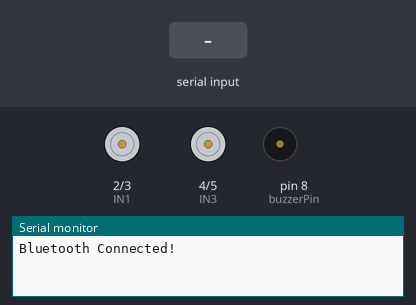
Simulated run of this sketch. Board: Arduino Uno, built with avr-gcc and run on an emulated ATmega328P. On the bench: motor-driver pin pairs drawn as motors (green arrow = first pin HIGH = forward, orange = second pin HIGH = backward, longer = more drive, scaled by the enable pin), buzzer (waves = sounding), the last lines printed to the serial monitor. Inputs (shaded band) come from the test bench.

Above: at 1.2 s.
1.3 s: "k" received over the second serial link
At 1.7 s:
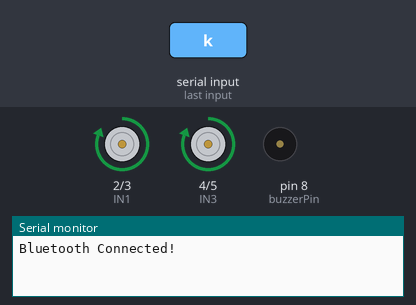
At 2.4 s:
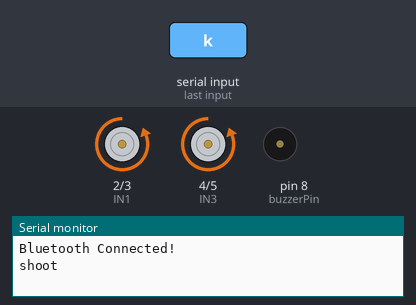
3.3 s: "a" received over the second serial link
At 3.9 s:
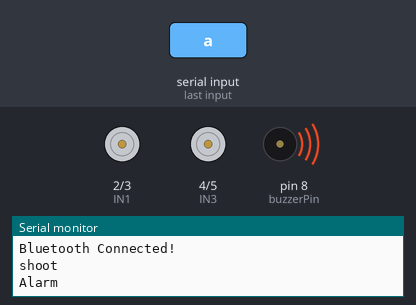
5.6 s: "u90\n" received over the second serial link
7.1 s: "d90\n" received over the second serial link
8.6 s: "l90\n" received over the second serial link
10.1 s: "r90\n" received over the second serial link
Timing chart, 0 to 12.6 s (numbered marks = the images above; inputs shaded):
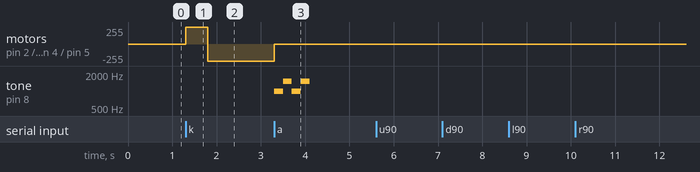

The sketch:

sketch_nov28a.ino
```cpp
#include <SoftwareSerial.h>

// تعيين المداخل التي سيتم استخدامها للاتصال بالبلوتوث
SoftwareSerial BluetoothSerial(0, 1); // RX, TX

// تعريف مداخل H-Bridge
const int IN1 = 2; // اتجاه المحرك 1
const int IN2 = 3;
const int ENA = 9; // سرعة المحرك 1 (PWM)

const int IN3 = 4; // اتجاه المحرك 2
const int IN4 = 5;
const int ENB = 10; // سرعة المحرك 2 (PWM)

const int buzzerPin = 8;  // توصيل البازر إلى الدبوس 8

// متغيرات لتخزين البيانات
int speed = 0;       // السرعة
char direction = 's'; // الاتجاه (افتراضيًا: توقف)

void setup() {
  // إعداد المداخل كمخرجات
  pinMode(IN1, OUTPUT);
  pinMode(IN2, OUTPUT);
  pinMode(ENA, OUTPUT);

  pinMode(IN3, OUTPUT);
  pinMode(IN4, OUTPUT);
  pinMode(ENB, OUTPUT);

  pinMode(buzzerPin, OUTPUT);  // تحديد البازر كمخرج

  // بدء الاتصال التسلسلي
  Serial.begin(9600);          // الاتصال مع Serial Monitor
  BluetoothSerial.begin(9600); // الاتصال مع البلوتوث
  Serial.println("Bluetooth Connected!");
}

void loop() {
  // إذا كانت هناك بيانات واردة من البلوتوث
  if (BluetoothSerial.available()) {
    // قراءة البيانات المرسلة من البلوتوث
    char incomingByte = BluetoothSerial.read();

    // إذا كانت البيانات رقمًا (0 إلى 5 للسرعة)
    if (incomingByte >= '1' && incomingByte <= '8') {
      speed = (incomingByte - '0') * 10; // تحويل السرعة إلى نطاق 0-100
      Serial.print("Speed: ");
      Serial.println(speed);
    } else { // إذا كانت البيانات حرفًا للاتجاه
      direction = incomingByte;

      // تنفيذ العمليات بناءً على الاتجاه
      controlMotors(direction, speed);

      // طباعة الاتجاه على Serial Monitor
      switch (direction) {
        case 'u':
          Serial.println("Forward");
          break;
        case 'd':
          Serial.println("Backward");
          break;
        case 'l':
          Serial.println("Left");
          break;
        case 'r':
          Serial.println("Right");
          break;
        case 's':
          Serial.println("Stop");
          break;
        case 'k':
          Serial.println("shoot");
          break;
        case 'a':
          Serial.println("Alarm");
          playSiren();  // تشغيل صوت صفارة الشرطة
          break;
        case 'm':
          Serial.println("Mute");
          noTone(buzzerPin); // إيقاف الصوت
          break;
        default:
          Serial.println("Unknown command");
          break;
      }
    }
  }
}

// دالة التحكم في المحركات
void controlMotors(char dir, int spd) {
  int motorSpeed = map(spd, 0, 80, 0, 255); // تحويل السرعة إلى نطاق 0-255

  switch (dir) {
    case 'u': // للأمام
      digitalWrite(IN1, HIGH);
      digitalWrite(IN2, LOW);
      analogWrite(ENA, motorSpeed);

      digitalWrite(IN3, HIGH);
      digitalWrite(IN4, LOW);
      analogWrite(ENB, motorSpeed);
      break;

    case 'd': // للخلف
      digitalWrite(IN1, LOW);
      digitalWrite(IN2, HIGH);
      analogWrite(ENA, motorSpeed);

      digitalWrite(IN3, LOW);
      digitalWrite(IN4, HIGH);
      analogWrite(ENB, motorSpeed);
      break;

    case 'l': // لليسار (محرك واحد يعمل)
      digitalWrite(IN1, HIGH);
      digitalWrite(IN2, LOW);
      analogWrite(ENA, motorSpeed);

      digitalWrite(IN3, LOW);
      digitalWrite(IN4, LOW);
      analogWrite(ENB, 0); // إيقاف المحرك الآخر
      break;

    case 'r': // لليمين (محرك واحد يعمل)
      digitalWrite(IN1, LOW);
      digitalWrite(IN2, LOW);
      analogWrite(ENA, 0); // إيقاف المحرك الآخر

      digitalWrite(IN3, HIGH);
      digitalWrite(IN4, LOW);
      analogWrite(ENB, motorSpeed);
      break;

    case 's': // توقف
      digitalWrite(IN1, LOW);
      digitalWrite(IN2, LOW);
      analogWrite(ENA, 0);

      digitalWrite(IN3, LOW);
      digitalWrite(IN4, LOW);
      analogWrite(ENB, 0);
      break;

    case 'k': // توقف
      digitalWrite(IN1, HIGH);
      digitalWrite(IN2, LOW);
      analogWrite(ENA, 255);

      digitalWrite(IN3, HIGH);
      digitalWrite(IN4, LOW);
      analogWrite(ENB, 255);
      delay(500);
      digitalWrite(IN1, LOW);
      digitalWrite(IN2, HIGH);
      analogWrite(ENA, 255);

      digitalWrite(IN3, LOW);
      digitalWrite(IN4, HIGH);
      analogWrite(ENB, 255);
      delay(500);
      break;

    default: // أي حالة أخرى - توقف
      digitalWrite(IN1, LOW);
      digitalWrite(IN2, LOW);
      analogWrite(ENA, 0);

      digitalWrite(IN3, LOW);
      digitalWrite(IN4, LOW);
      analogWrite(ENB, 0);
      break;
  }
}

// دالة لتشغيل صفارة الشرطة
void playSiren() {
  // ترددات صفارة الشرطة
  tone(buzzerPin, 1000);  // أول تردد
  delay(200);             // تأخير بين الترددات
  tone(buzzerPin, 1500);  // تردد ثاني
  delay(200);             // تأخير بين الترددات
  tone(buzzerPin, 1000);  // تردد أول
  delay(200);             // تأخير بين الترددات
  tone(buzzerPin, 1500);  // تردد ثاني
  delay(200);             // تأخير بين الترددات
  noTone(buzzerPin);      // إيقاف الصوت
}
```

Measured:
- after the input at 1.3 s, motor on pin 2 (IN1) / pin 3 (IN2), motor on pin 4 (IN3) / pin 5 (IN4): stopped → forward 255/255 at once, → backward 255/255 0.50 s later
- after the input at 3.3 s, motor on pin 2 (IN1) / pin 3 (IN2), motor on pin 4 (IN3) / pin 5 (IN4): backward 255/255 → stopped at once; tone on pin 8 (buzzerPin): plays 1000 Hz for 0.20 s, 1500 Hz for 0.20 s, 1000 Hz for 0.20 s, 1500 Hz for 0.20 s, starting at once
